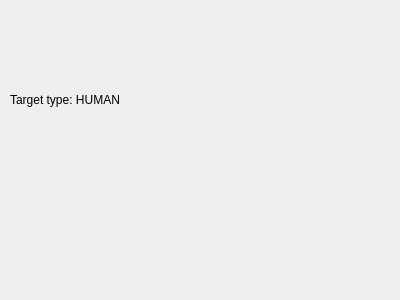
<?xml version="1.0" encoding="UTF-8"?>
<ui version="4.0">
 <class>OptWidget</class>
 <widget class="QWidget" name="OptWidget">
  <property name="geometry">
   <rect>
    <x>0</x>
    <y>0</y>
    <width>400</width>
    <height>300</height>
   </rect>
  </property>
  <property name="cursor">
   <cursorShape>CrossCursor</cursorShape>
  </property>
  <property name="windowTitle">
   <string>Form</string>
  </property>
  <widget class="QLabel" name="label">
   <property name="geometry">
    <rect>
     <x>10</x>
     <y>90</y>
     <width>140</width>
     <height>20</height>
    </rect>
   </property>
   <property name="text">
    <string>Target type: HUMAN</string>
   </property>
  </widget>
 </widget>
 <resources/>
 <connections/>
</ui>
